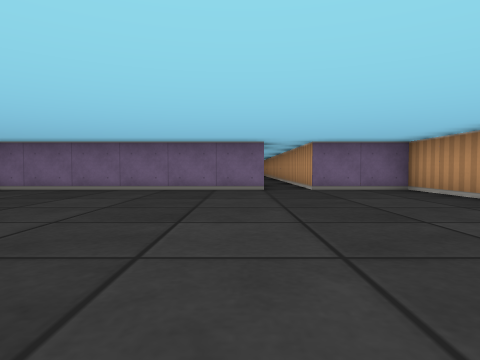
view 1 (above)

17 first-person views from a walk through a cub3D level. The camera is about half as high as the walls, tilts 2° down and sees 75° across. The floor is counted in squares. Each view is taken from the middle of a square. On the plan, view 1 faces up. The plan holds only what a view shows up to about 9 squares ahead; the rest is blank.

view 2
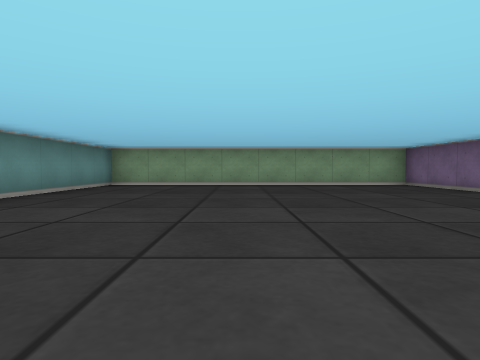

view 3
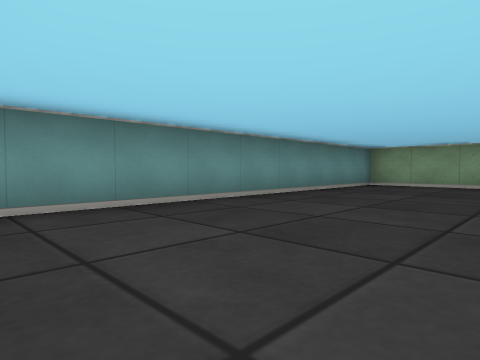

view 4
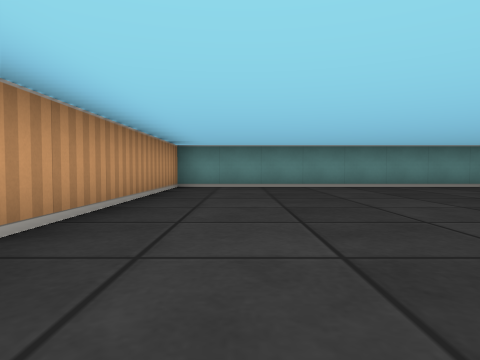

view 5
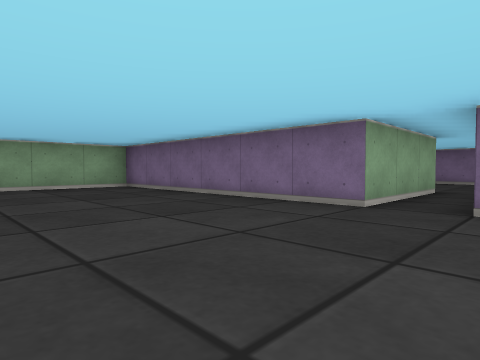

view 6
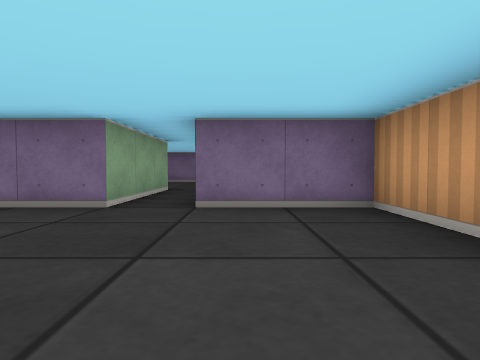

view 7
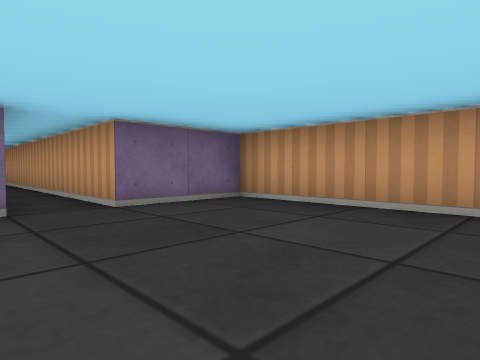

view 8
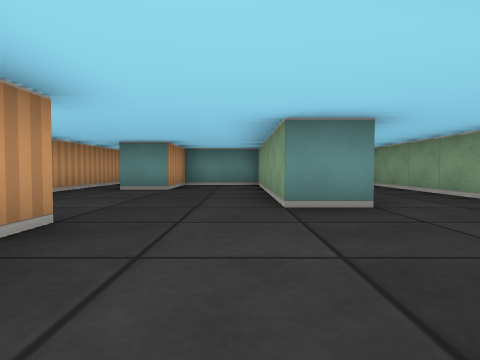

view 9
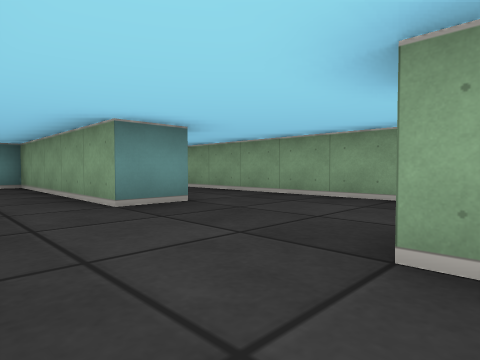

view 10
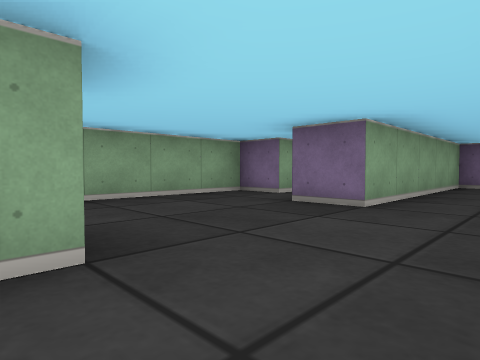

view 11
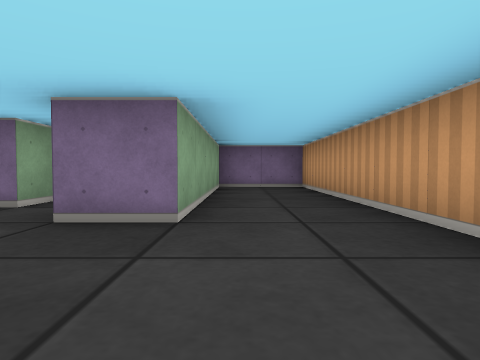

view 12
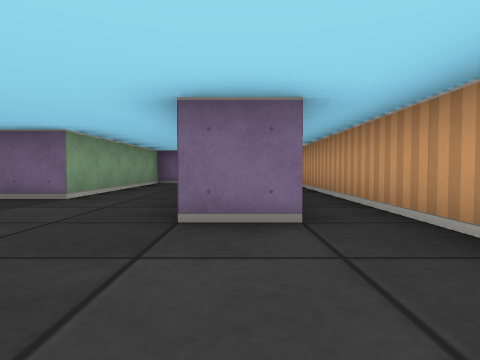

view 13
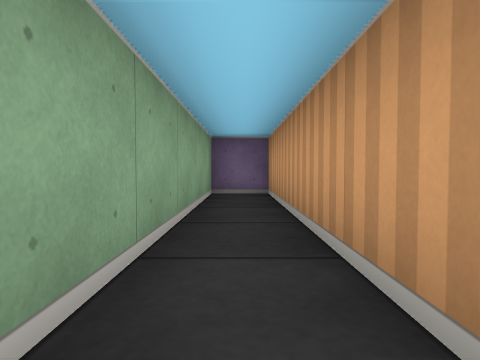

view 14
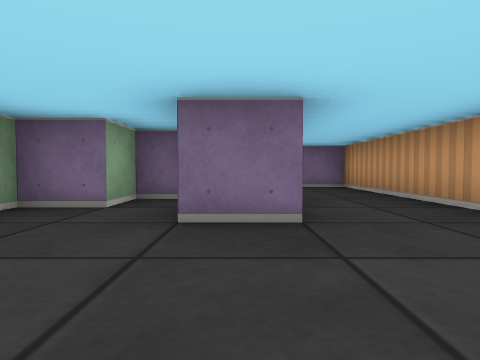

view 15
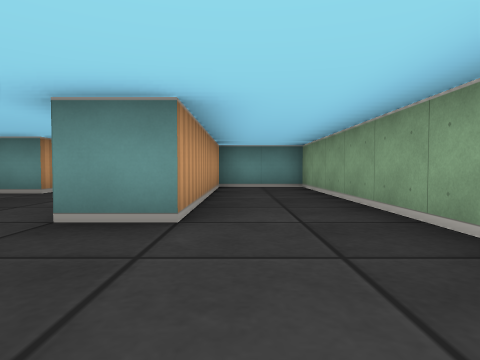

view 16
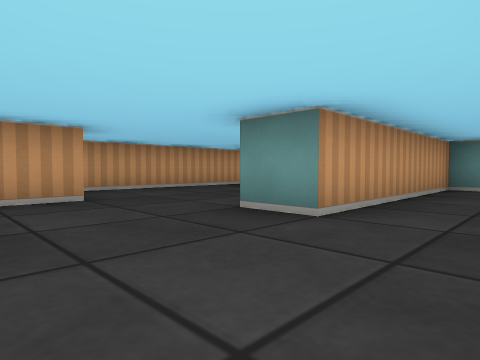

view 17
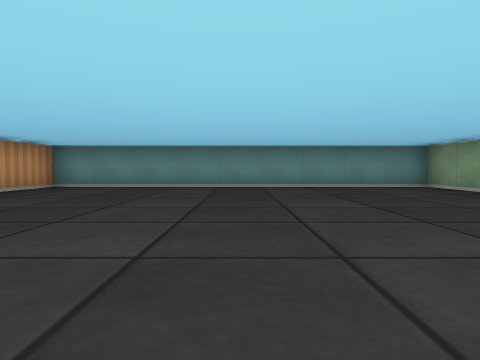

### Floor plan
Ten units are one square. View 1 is at (0, 0); x grows to the right and y downward. Boxes are objects, and circles mark ways between rooms. Rooms are numbered by the first view taken in them; rooms with no view inside come last. Other rooms are left out.
<svg viewBox="-60 -210 100 230">
<path fill="none" stroke="#000" d="M5 -95 5 -65 -55 -65 -55 15 35 15 35 -65 15 -65 15 -95M6 -135 -5 -135 -5 -205 -25 -205 -25 -155 -35 -155M-39 -175 -45 -175 -45 -165 -55 -165 -55 -75 -35 -75 -35 -125 -25 -125 -25 -75 -5 -75 -5 -95 5 -95M15 -95 15 -205 5 -205 5 -156"/>
<circle cx="10" cy="-90" r="3" fill="#2a7"/>
<text x="-10" y="-30">1</text>
<text x="-20" y="-130">2</text>
</svg>
Room 1 opens to room 2.

Where each view was taken, in squares from view 1:
view 1: 0 up, 0 right, facing up
view 2: 2 up, 3 right, facing left
view 3: 2 up, 3 right, facing down-left
view 4: 6 up, 2 right, facing down
view 5: 3 up, 2 right, facing up-left
view 6: 3 up, 2 right, facing up
view 7: 3 up, 0 right, facing up-right
view 8: 16 up, 2 left, facing down
view 9: 16 up, 1 left, facing down-left
view 10: 12 up, 1 left, facing up-left
view 11: 13 up, 2 left, facing up
view 12: 11 up, 0 right, facing up
view 13: 15 up, 1 right, facing up
view 14: 13 up, 3 left, facing up
view 15: 15 up, 4 left, facing down
view 16: 15 up, 5 left, facing down-right
view 17: 6 up, 1 left, facing down
